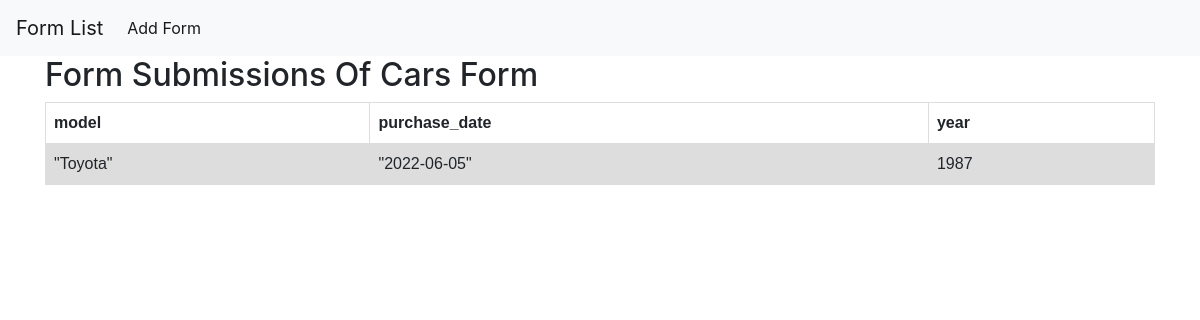
/form_builder/form_submissions/31, run on the app's committed database.
### form_creator/models.py (models this page shows, shortened)
class UserForm(models.Model):
	name = models.CharField(max_length=50)
	submissions_counter = models.PositiveSmallIntegerField(default=0)

class FormField(models.Model):
	form_id = models.ForeignKey(UserForm, related_name='has_fields',
		on_delete=models.CASCADE)
	input_name = models.CharField(max_length=30)
	label = models.CharField(max_length=30)
	data_type = models.CharField(max_length=3, choices=FIELD_TYPES)

### form_creator/views.py (the view)
# urls.py: path('form_submissions/<int:form_id>', views.form_submissions,
def form_submissions(request, form_id):
	form_name = UserForm.objects.get(pk=form_id).name
	fields = FormField.objects.filter(form_id=form_id).order_by('input_name')
	submissions = Submissions.objects.filter(user_form=form_id).values_list()
	sumbission_fields_collection = {}
	i = 0
	for submission in submissions:
		i += 1
		submission_data = FieldSubmission.objects.filter(submission__user_form=form_id, submission=submission).values_list('data', flat=True).order_by('field_id__input_name')
		sumbission_fields_collection[i] = submission_data
	context = {
		'form_name': form_name,
		'fields': fields,
		'submissions': submissions,
		'submission_fields': sumbission_fields_collection
	}
	return render(request, 'form_submissions.html', context)

### form_creator/templates/form_submissions.html (shortened to what this page needs)
{% extends 'base.html' %}
{% load dict_access %}
{% block content %}
	<h2>Form Submissions Of {{ form_name }} Form </h2>
	{% if submissions %}
		<table>
				<tr>
					{% for field in fields %}
						<th> {{ field.input_name }}</th>
					{% endfor %}
				</tr>
				{% for key, values in submission_fields.items %}
					<tr>
						{% for v in values %}
						<td>{{ v }}</td>
						{% endfor %}
					</tr>
				{% endfor %}
		</table>
	{% else %}
		<h5>There are no submissions yet...</h5>
	{% endif %}
{% endblock content %}

### wix_form_builder/templates/base.html (style rules this page uses)
table { font-family: arial, sans-serif; border-collapse: collapse; width: 100%; }
td, th { border: 1px solid #dddddd; text-align: left; padding: 8px; }
tr:nth-child(even) { background-color: #dddddd; }

### data on the page
UserForm: name "Cars"
FormField: input_name "model"
FormField: input_name "purchase_date"
FormField: input_name "year"

### other printed values
{{ v }} "\"Toyota\"" "\"2022-06-05\"" "1987"
